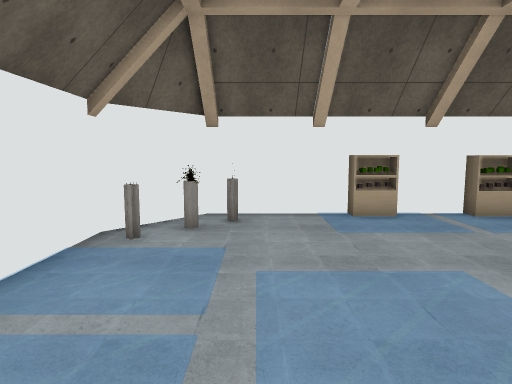
view 1 (above)

14 first-person views from a walk through a scene from a Unity 3-D project. The camera is 1.5 m above the floor, tilts 6° down and sees 75° across. The floor is counted in squares, 1 m on a side. Each view is taken from the middle of a square. On the plan, view 1 faces up. The plan holds only what a view shows up to about 15 squares ahead; the rest is blank. The place goes on beyond the plan. The player character is not drawn. Some surface patterns are stand-ins.

view 2
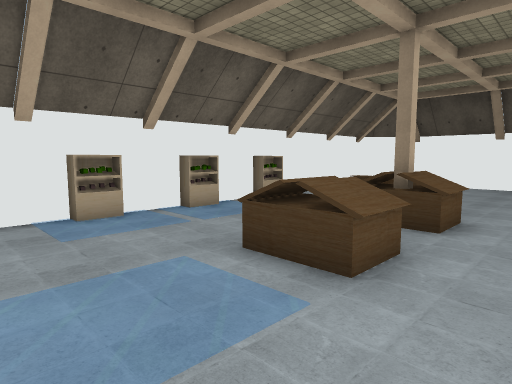

view 3
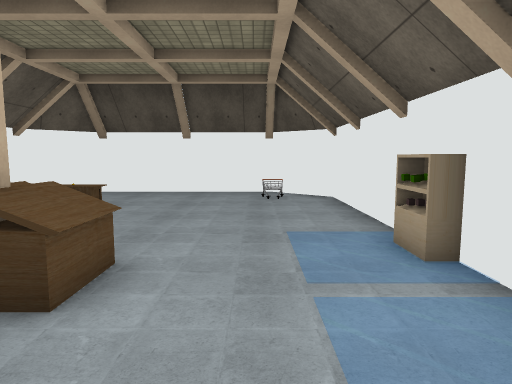

view 4
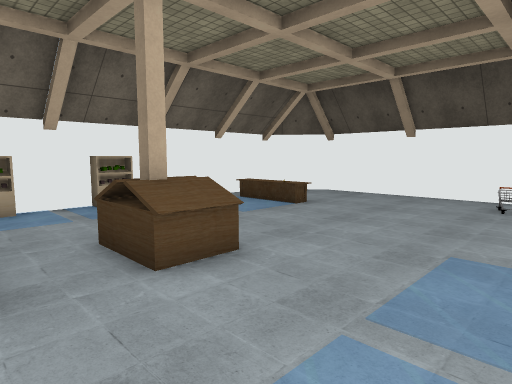

view 5
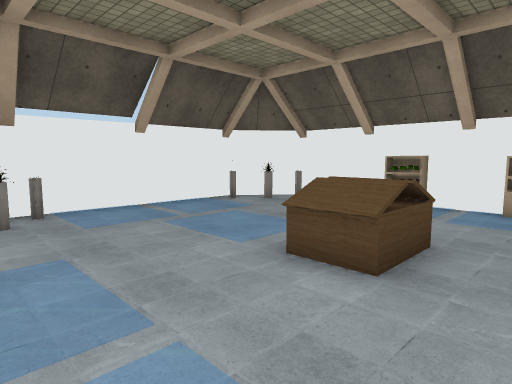

view 6
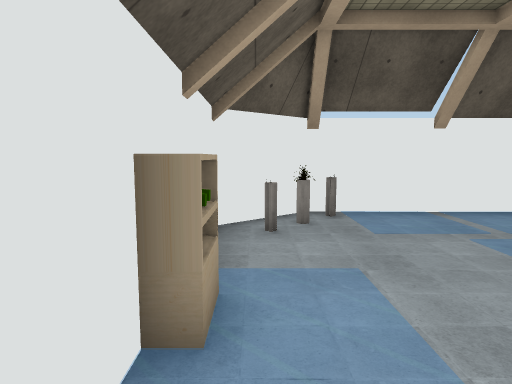

view 7
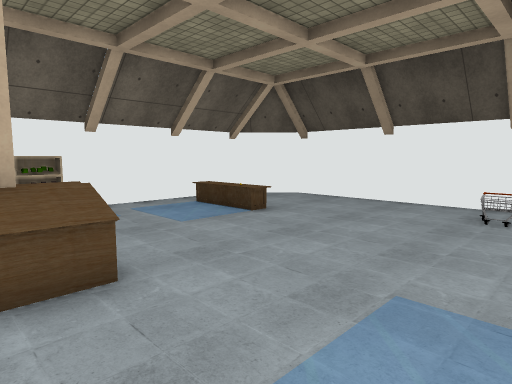

view 8
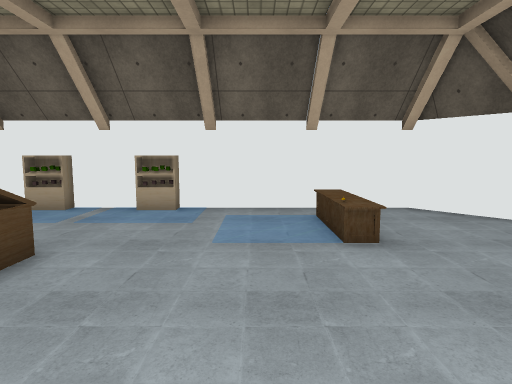

view 9
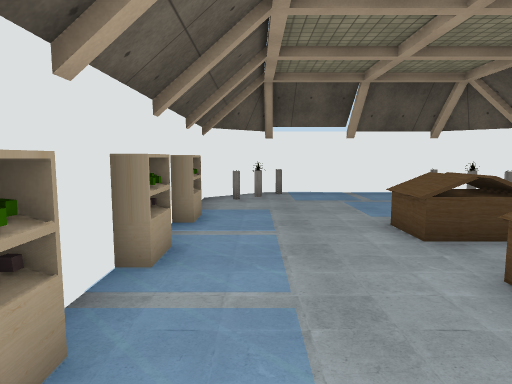

view 10
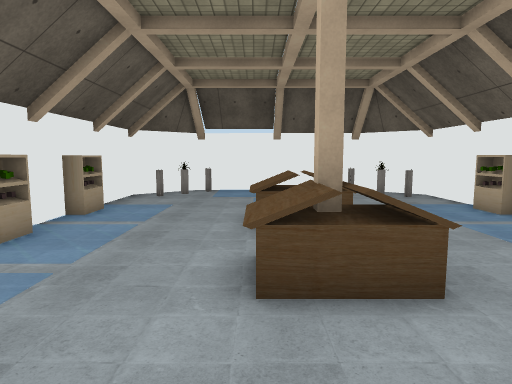

view 11
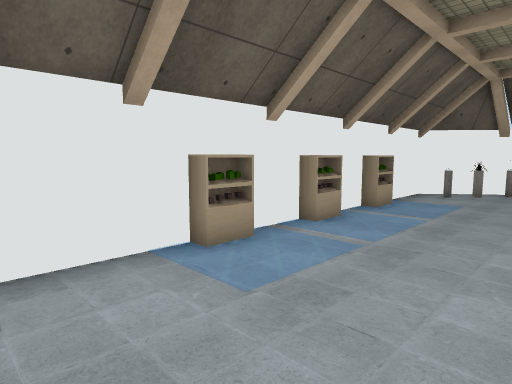

view 12
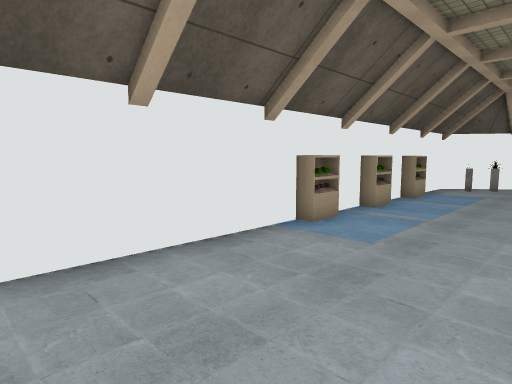

view 13
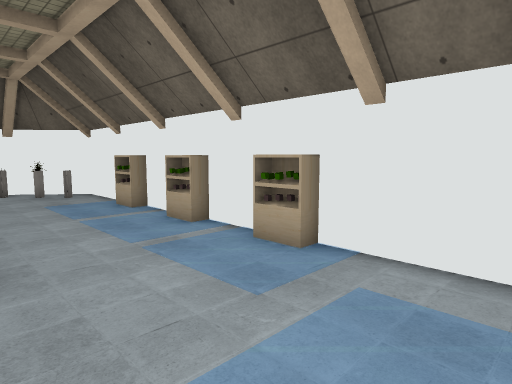

view 14
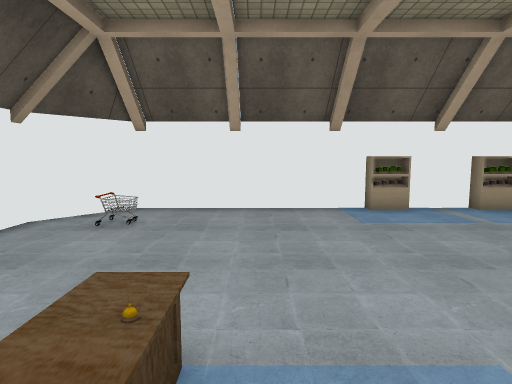

### Floor plan
Points are (right, up) in squares from view 1. A wall is a line through its corners. A room is listed if a view was taken in it or the views show most of it. See-through windows are left out.
Room 1 (views 1, 2, 3, 4, 5, 6, 7, 8, 9, 10, 11, 12, 13, 14)
walls: (-3.3, -0.5) (-1.3, -2.9) (16.5, -2.9) (18.4, -0.7) (18.4, 6.7) (16.5, 8.8) (-1.3, 8.8) (-3.1, 6.6) (-3.1, 0.4)
objects: other object (-3, 0); other object (-2, -1); other object (-2, 6); other object (-2, 7) to (-1, 7); other object (-1, -2); other object (-1, 8); shelf (3, -3); shelf (3, 8) to (3, 9); shelf (4, 2) to (5, 4); shelf (6, -3); shelf (6, 8) to (6, 9); shelf (7, 2) to (8, 4); shelf (9, -3); shelf (9, 8) to (9, 9); desk (14, 5) to (14, 7); other object (16, -1) to (16, 0)

Where each view was taken, in squares from view 1:
view 1: 0 up, 0 right, facing up
view 2: 0 up, 0 right, facing up-right
view 3: 0 up, 4 right, facing right
view 4: 2 down, 5 right, facing up-right
view 5: 2 down, 7 right, facing up-left
view 6: 2 down, 6 right, facing left
view 7: 2 down, 7 right, facing up-right
view 8: 1 down, 12 right, facing up
view 9: 1 down, 11 right, facing left
view 10: 2 up, 12 right, facing left
view 11: 2 up, 13 right, facing down-left
view 12: 2 up, 16 right, facing down-left
view 13: 4 up, 13 right, facing up-left
view 14: 7 up, 13 right, facing down
